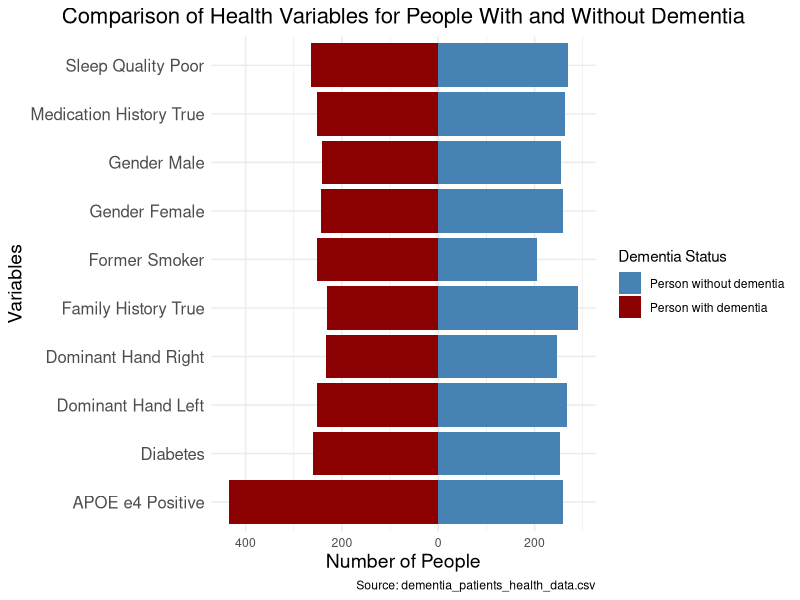

This figure's R source:
# Load necessary libraries
library(ggplot2)
library(dplyr)
library(tidyr) # For pivot_longer

# Load the data
data <- read.csv("data/dementia_patients_health_data.csv")

# Create columns for each variable we need to plot so that each variable is understandable
data <- data %>%
  mutate(
    Former_Smoker = Smoking_Status == "Former Smoker",
    APOE_e4_Positive = APOE_ε4 == "Positive",
    Medication_History_True = Medication_History == "Yes",
    Sleep_Quality_Poor = Sleep_Quality == "Poor",
    Diabetes = Chronic_Health_Conditions == "Diabetes",
    Family_History_True = Family_History == "Yes",
    Dominant_Hand_Left = Dominant_Hand == "Left",
    Dominant_Hand_Right = Dominant_Hand == "Right",
    Gender_Female = Gender == "Female",
    Gender_Male = Gender == "Male"
  )

# Summarize the data
summary_data <- data %>%
  group_by(Dementia) %>%
  summarize(
    Former_Smoker = sum(Former_Smoker),
    APOE_e4_Positive = sum(APOE_e4_Positive),
    Medication_History_True = sum(Medication_History_True),
    Sleep_Quality_Poor = sum(Sleep_Quality_Poor),
    Diabetes = sum(Diabetes),
    Family_History_True = sum(Family_History_True),
    Dominant_Hand_Left = sum(Dominant_Hand_Left),
    Dominant_Hand_Right = sum(Dominant_Hand_Right),
    Gender_Female = sum(Gender_Female),
    Gender_Male = sum(Gender_Male)
  ) %>%
  pivot_longer(cols = -Dementia, names_to = "Variable", values_to = "Count")

# Separate the data for plotting
data_with_dementia <- summary_data %>%
  filter(Dementia == 1) %>%
  mutate(Count = -Count)

data_without_dementia <- summary_data %>%
  filter(Dementia == 0)

# Combine the data for plotting
plot_data <- bind_rows(data_with_dementia, data_without_dementia)

# Modify the Variable names to replace underscores with spaces
plot_data$Variable <- gsub("_", " ", plot_data$Variable)

# Create the pyramid plot
overview_plot <- ggplot(plot_data, aes(x = Count, y = Variable, fill = factor(Dementia))) +
  geom_bar(stat = "identity", position = "identity") +
  scale_x_continuous(labels = abs) +
  scale_fill_manual(values = c("steelblue", "darkred"), labels = c("Person without dementia",
                                                           "Person with dementia")) +
  # Add titles
  labs(
    x = "Number of People",
    y = "Variables",
    title = "Comparison of Health Variables for People With and Without Dementia",
    fill = "Dementia Status",
    caption = "Source: dementia_patients_health_data.csv"
  ) +
  # Make a cleaner theme
  theme_minimal() +
  # Increase text size for better readability
  theme(axis.text.y = element_text(size = 12),
        axis.title = element_text(size = 14),
        plot.title = element_text(size = 16, hjust = 0.5))
# Save plot as a png
ggsave("overview_graphic.png", overview_plot)